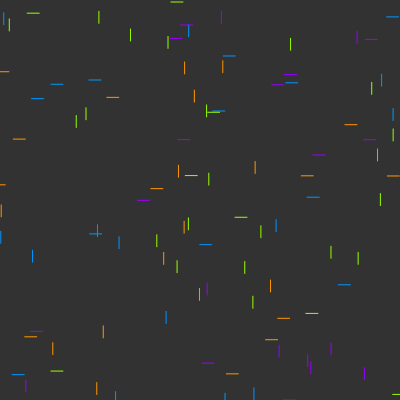
Frame 1 (no input)
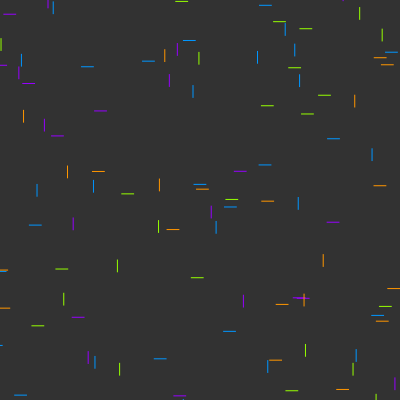
Frame 2 (the mouse pressed at the canvas centre, redrawn once)

The p5.js sketch that drew these frames (run headless with seeded random() and noise() and a simulated clock; the mouse was pressed at the canvas centre and the sketch redrawn once):

// p5.js sketch
// ── sketch.js

/*
RANDOM CHOICES
Jeff Thompson | 2017/20 | jeffreythompson.org

Random values can be used to make choices in our
program: to draw one shape or another, pick colors
from an array, etc. Some examples are shown below,
but you should try thinking of some yourself too!

RANDOM PROBABILITY:
Let's say we want to draw a circle 60% of the time
and a square 40% of the time. We have to think about
how to accomplish this in an if/else statement.

Since we're thinking in percentages, we can generate
a random number between 0–100 (like 0–100%) and check
if that number is above or below the threshold of 60%:

	if (random(0,100) < 60) {
		circle(100,100, 50);
	}
	else {
		square(100,100, 50);
	}

This can be super useful in things like games and
simulations, where you might want to trigger an event
randomly, or for building complex, nested rulesets
for generative drawings!

CHALLENGES:
1. Can you make the lines random lengths too?
2. Can you change the code to use matrix transformations
   (like push, pop, translate, and rotate) to make
   the line drawn at a random angle? How does this
   change the visual look 

*/

// an array of colors to randomly choose from
let colors = [ 'rgb(255, 150, 0)', 
               'rgb(150, 255, 0)', 
               'rgb(0,   150, 255)', 
               'rgb(150, 0,   255)' ];

// note the slightly weird format for listing these
// colors – this is so we can keep the RGB values all
// together in a readable way (which is also how CSS
// defines color, if you've done any web design)


function setup() {
	createCanvas(400, 400);
    noLoop();
}


function draw() {
	background(50);

	// draw 100 random lines (note we use a custom
	// function to keep our code tidy and easy to update!)
	for (let i=0; i<100; i++) {
		drawRandomLine();
	}

}


function drawRandomLine() {

	// create random x/y coordinates for the line
	let x = random(0, width);
	let y = random(0, height);
	
	// select a random color for each line
	// note that we have to convert the random number
	// to an integer (a whole number, no decimal) since
	// random() returns a floating-point number and we
	// can't pick element 3.5 from a list!
	let whichColor = int(random(0, colors.length));
	stroke(colors[whichColor]);

	// pick a random direction for the next line
	// random(100) returns a value b/w 0-100 – if
	// less 50 (50% chance) then draw in the x 
	// direction, otherwise draw in the y direction

	// 50% chance that we move left or right
	if (random(100) < 50) {

		// do the same thing again to determine 
		// which direction!
		if (random(100) < 50) {
			line(x, y, x-12, y);
		} 
		else {
			line(x, y, x+12, y);
		}
	}

	// if not left/right, then move up or down
	else {
		if (random(100) < 50) {
			line(x, y, x, y-12);
		} 
		else {
			line(x, y, x, y+12);
		}
	}
}
